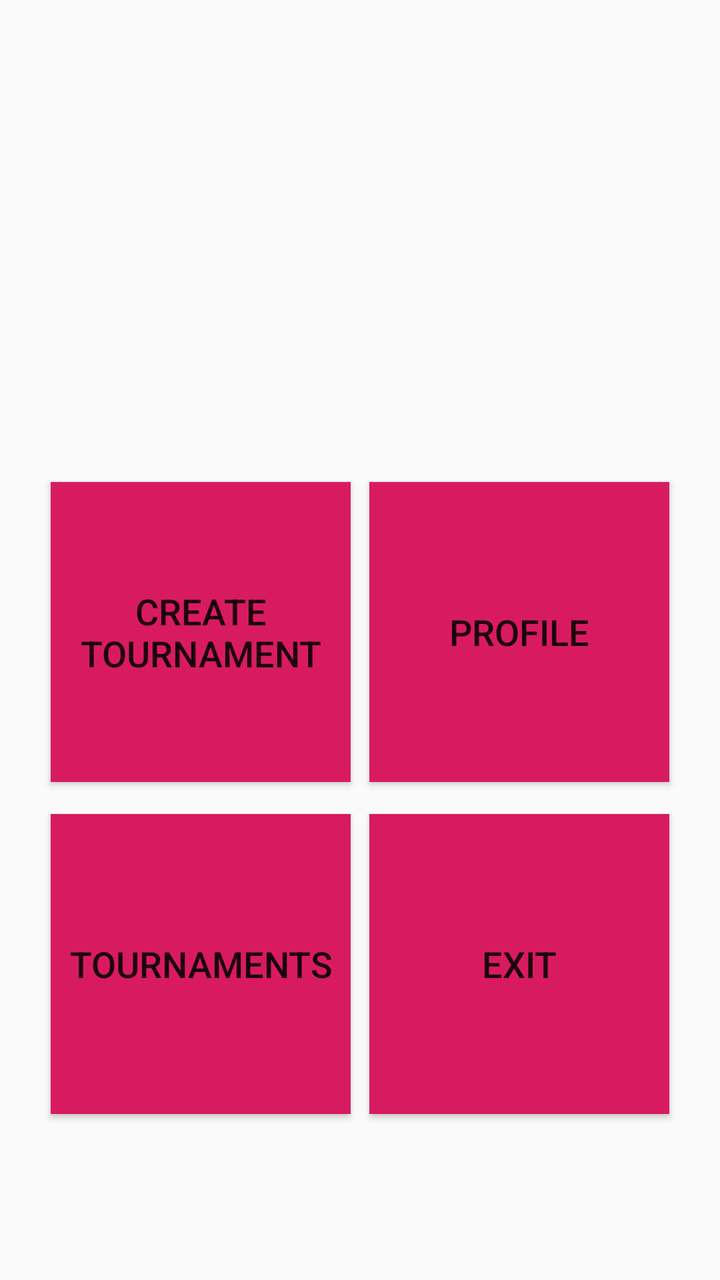
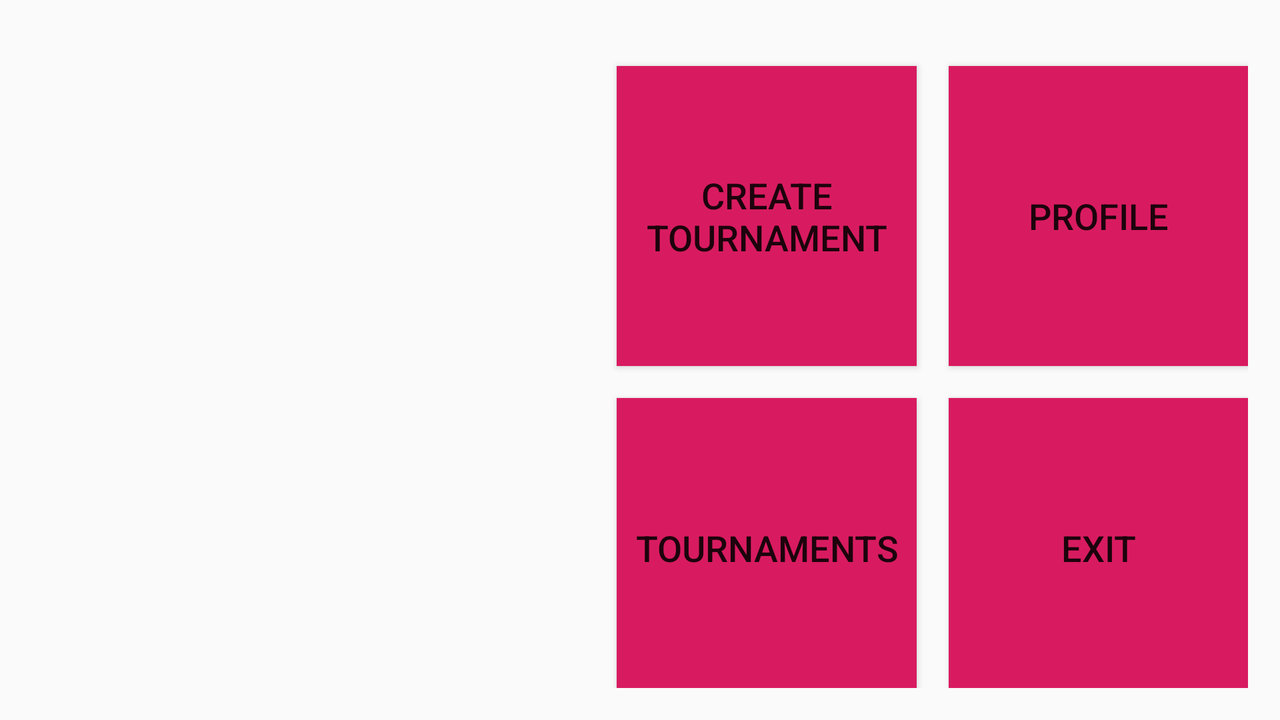

The same Android screen from two of the app's own layout files: first res/layout/ as a phone draws it, then the repository's variant for another configuration, drawn on a device whose configuration selects that folder. Both files follow.
<!-- AndroidManifest.xml: application theme AppTheme -->
<!-- res/layout/fragment_main_menu.xml -->
<?xml version="1.0" encoding="utf-8"?>
<android.support.constraint.ConstraintLayout xmlns:android="http://schemas.android.com/apk/res/android"
    xmlns:app="http://schemas.android.com/apk/res-auto"
    xmlns:tools="http://schemas.android.com/tools"
    android:layout_width="match_parent"
    android:layout_height="match_parent"
    android:padding="16dp"
    tools:context=".menus.MainMenuFragment">

    <Button
        android:id="@+id/button_create_tournament"
        android:layout_width="150dp"
        android:layout_height="150dp"
        android:layout_marginBottom="8dp"
        android:background="@color/colorAccent"
        android:text="@string/tournament_create"
        android:textSize="18sp"
        app:layout_constraintBottom_toBottomOf="parent"
        app:layout_constraintEnd_toStartOf="@+id/button_profile"
        app:layout_constraintHorizontal_bias="0.5"
        app:layout_constraintStart_toStartOf="parent"
        app:layout_constraintTop_toTopOf="parent" />

    <Button
        android:id="@+id/button_profile"
        android:layout_width="150dp"
        android:layout_height="150dp"
        android:background="@color/colorAccent"
        android:text="@string/profile"
        android:textSize="18sp"
        app:layout_constraintBottom_toBottomOf="@+id/button_create_tournament"
        app:layout_constraintEnd_toEndOf="parent"
        app:layout_constraintHorizontal_bias="0.5"
        app:layout_constraintStart_toEndOf="@+id/button_create_tournament"
        app:layout_constraintTop_toTopOf="@+id/button_create_tournament"
        app:layout_constraintVertical_bias="0.0" />

    <Button
        android:id="@+id/button_tournaments"
        android:layout_width="150dp"
        android:layout_height="150dp"
        android:layout_marginTop="16dp"
        android:background="@color/colorAccent"
        android:text="@string/tournaments"
        android:textSize="18sp"
        app:layout_constraintEnd_toEndOf="@+id/button_create_tournament"
        app:layout_constraintHorizontal_bias="0.0"
        app:layout_constraintStart_toStartOf="@+id/button_create_tournament"
        app:layout_constraintTop_toBottomOf="@+id/button_create_tournament" />

    <Button
        android:id="@+id/button_exit"
        android:layout_width="150dp"
        android:layout_height="150dp"
        android:layout_marginTop="16dp"
        android:background="@color/colorAccent"
        android:text="@string/exit"
        android:textSize="18sp"
        app:layout_constraintEnd_toEndOf="@+id/button_profile"
        app:layout_constraintStart_toStartOf="@+id/button_profile"
        app:layout_constraintTop_toBottomOf="@+id/button_profile" />

</android.support.constraint.ConstraintLayout>
<!-- resources referenced by this layout -->
<resources>
  <color name="colorAccent">#D81B60</color>
  <string name="exit">Exit</string>
  <string name="profile">Profile</string>
  <string name="tournament_create">Create tournament</string>
  <string name="tournaments">Tournaments</string>
  <style name="AppTheme" parent="Theme.AppCompat.DayNight">
          
          <item name="colorPrimary">@color/colorPrimary</item>
          <item name="colorPrimaryDark">@color/colorPrimaryDark</item>
          <item name="colorAccent">@color/colorAccent</item>
          <item name="android:textColorHighlight">#00F</item>
      </style>
  <color name="colorPrimary">#008577</color>
  <color name="colorPrimaryDark">#00574B</color>
</resources>
<!-- res/layout-land/fragment_main_menu.xml (the repository's variant of the layout above) -->
<!-- drawn on the phone turned sideways -->
<?xml version="1.0" encoding="utf-8"?>
<android.support.constraint.ConstraintLayout xmlns:android="http://schemas.android.com/apk/res/android"
    xmlns:app="http://schemas.android.com/apk/res-auto"
    xmlns:tools="http://schemas.android.com/tools"
    android:layout_width="match_parent"
    android:layout_height="match_parent"
    android:padding="16dp"
    tools:context=".menus.MainMenuFragment">

    <Button
        android:id="@+id/button_create_tournament"
        android:layout_width="150dp"
        android:layout_height="150dp"
        android:layout_marginEnd="8dp"
        android:layout_marginBottom="8dp"
        android:background="@color/colorAccent"
        android:text="@string/tournament_create"
        android:textSize="18sp"
        app:layout_constraintBottom_toBottomOf="parent"
        app:layout_constraintEnd_toEndOf="parent"
        app:layout_constraintHorizontal_bias="0.65"
        app:layout_constraintStart_toStartOf="parent"
        app:layout_constraintTop_toTopOf="parent"
        app:layout_constraintVertical_bias="0.1" />

    <Button
        android:id="@+id/button_profile"
        android:layout_width="150dp"
        android:layout_height="150dp"
        android:layout_marginStart="16dp"
        android:background="@color/colorAccent"
        android:text="@string/profile"
        android:textSize="18sp"
        app:layout_constraintBottom_toBottomOf="@+id/button_create_tournament"
        app:layout_constraintEnd_toEndOf="parent"
        app:layout_constraintHorizontal_bias="0.0"
        app:layout_constraintStart_toEndOf="@+id/button_create_tournament"
        app:layout_constraintTop_toTopOf="@+id/button_create_tournament"
        app:layout_constraintVertical_bias="0.0" />

    <Button
        android:id="@+id/button_tournaments"
        android:layout_width="150dp"
        android:layout_height="150dp"
        android:layout_marginTop="16dp"
        android:background="@color/colorAccent"
        android:text="@string/tournaments"
        android:textSize="18sp"
        app:layout_constraintEnd_toEndOf="@+id/button_create_tournament"
        app:layout_constraintHorizontal_bias="0.0"
        app:layout_constraintStart_toStartOf="@+id/button_create_tournament"
        app:layout_constraintTop_toBottomOf="@+id/button_create_tournament" />

    <Button
        android:id="@+id/button_exit"
        android:layout_width="150dp"
        android:layout_height="150dp"
        android:layout_marginTop="16dp"
        android:background="@color/colorAccent"
        android:text="@string/exit"
        android:textSize="18sp"
        app:layout_constraintEnd_toEndOf="@+id/button_profile"
        app:layout_constraintStart_toStartOf="@+id/button_profile"
        app:layout_constraintTop_toBottomOf="@+id/button_profile" />

</android.support.constraint.ConstraintLayout>
